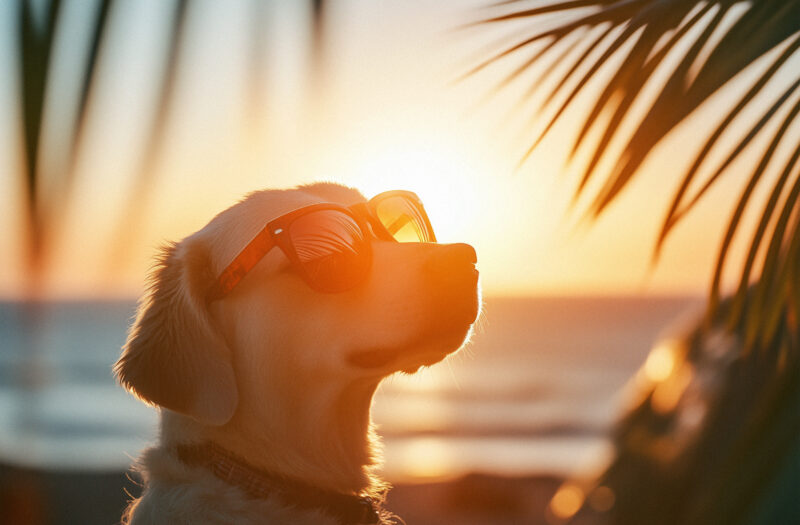
#> input picture image.jpg, 800 x 525 px
$ python zadanie9.py
#> lines starting #> are read from the running program, lines starting #| are printed output that depends on the picture
import cv2

image = cv2.imread('image.jpg')
#> image is the input picture: shape (525, 800, 3); mean B, G, R 105.4, 140.7, 175.5

if image is None:
    raise FileNotFoundError("Nie znaleziono pliku image.jpg")

height, width, _ = image.shape
#> height = 525; width = 800
crop_height, crop_width = 300, 300

cropped_image = image[0:crop_height, 0:crop_width]
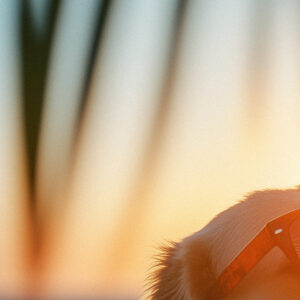
#> cropped_image: shape (300, 300, 3); mean B, G, R 137, 169.5, 195.6
cv2.imwrite('cropped_image.jpg', cropped_image)
